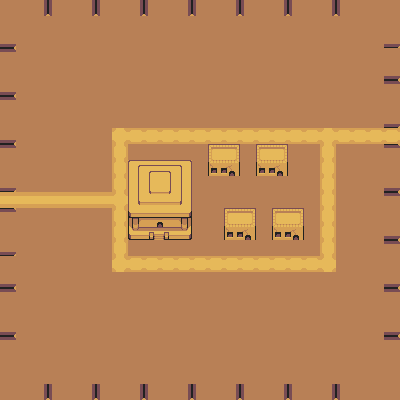

Rendered tile map (Tiled .tmx) drawn with the repository's tilesets; below, a short description and the full map source, tile grids included:
An orthogonal 25x25 tile map with 16x16 px tiles, 2 tile layers (Ground, CollisionMasks) and 11 objects.

<map version="1.5" tiledversion="1.5.0" orientation="orthogonal" renderorder="right-down" width="25" height="25" tilewidth="16" tileheight="16" infinite="0" nextlayerid="4" nextobjectid="12">
 <tileset firstgid="1" source="DesertTileset.tsx" />
 <layer id="1" name="Ground" width="25" height="25">
  <data encoding="csv">
114,114,114,114,114,114,114,114,114,114,114,114,114,114,114,114,114,114,114,114,114,114,114,114,114,
114,114,114,114,114,114,114,114,114,114,114,114,114,114,114,114,114,114,114,114,114,114,114,114,114,
114,114,114,114,114,114,114,114,114,114,114,114,114,114,114,114,114,114,114,114,114,114,114,114,114,
114,114,114,114,114,114,114,114,114,114,114,114,114,114,114,114,114,114,114,114,114,114,114,114,114,
114,114,114,114,114,114,114,114,114,114,114,114,114,114,114,114,114,114,114,114,114,114,114,114,114,
114,114,114,114,114,114,114,114,114,114,114,114,114,114,114,114,114,114,114,114,114,114,114,114,114,
114,114,114,114,114,114,114,114,114,114,114,114,114,114,114,114,114,114,114,114,114,114,114,114,114,
114,114,114,114,114,114,114,114,114,114,114,114,114,114,114,114,114,114,114,114,114,114,114,114,114,
114,114,114,114,114,114,114,114,114,114,114,114,114,114,114,114,114,114,114,114,114,114,114,114,114,
114,114,114,114,114,114,114,114,114,114,114,114,114,114,114,114,114,114,114,114,114,114,114,114,114,
114,114,114,114,114,114,114,114,114,114,114,114,114,114,114,114,114,114,114,114,114,114,114,114,114,
114,114,114,114,114,114,114,114,114,114,114,114,114,114,114,114,114,114,114,114,114,114,114,114,114,
114,114,114,114,114,114,114,114,114,114,114,114,114,114,114,114,114,114,114,114,114,114,114,114,114,
114,114,114,114,114,114,114,114,114,114,114,114,114,114,114,114,114,114,114,114,114,114,114,114,114,
114,114,114,114,114,114,114,114,114,114,114,114,114,114,114,114,114,114,114,114,114,114,114,114,114,
114,114,114,114,114,114,114,114,114,114,114,114,114,114,114,114,114,114,114,114,114,114,114,114,114,
114,114,114,114,114,114,114,114,114,114,114,114,114,114,114,114,114,114,114,114,114,114,114,114,114,
114,114,114,114,114,114,114,114,114,114,114,114,114,114,114,114,114,114,114,114,114,114,114,114,114,
114,114,114,114,114,114,114,114,114,114,114,114,114,114,114,114,114,114,114,114,114,114,114,114,114,
114,114,114,114,114,114,114,114,114,114,114,114,114,114,114,114,114,114,114,114,114,114,114,114,114,
114,114,114,114,114,114,114,114,114,114,114,114,114,114,114,114,114,114,114,114,114,114,114,114,114,
114,114,114,114,114,114,114,114,114,114,114,114,114,114,114,114,114,114,114,114,114,114,114,114,114,
114,114,114,114,114,114,114,114,114,114,114,114,114,114,114,114,114,114,114,114,114,114,114,114,114,
114,114,114,114,114,114,114,114,114,114,114,114,114,114,114,114,114,114,114,114,114,114,114,114,114,
114,114,114,114,114,114,114,114,114,114,114,114,114,114,114,114,114,114,114,114,114,114,114,114,114
</data>
 </layer>
 <layer id="2" name="CollisionMasks" width="25" height="25">
  <data encoding="csv">
114,114,115,113,114,115,113,114,115,113,114,115,113,114,115,113,114,115,113,114,115,113,114,114,114,
1610612850,0,0,0,0,0,0,0,0,0,0,0,0,0,0,0,0,0,0,0,0,0,0,0,1610612850,
1610612849,0,0,0,0,0,0,0,0,0,0,0,0,0,0,0,0,0,0,0,0,0,0,0,1610612849,
1610612851,0,0,0,0,0,0,0,0,0,0,0,0,0,0,0,0,0,0,0,0,0,0,0,1610612850,
1610612850,0,0,0,0,0,0,0,0,0,0,0,0,0,0,0,0,0,0,0,0,0,0,0,1610612849,
1610612849,0,0,0,0,0,0,0,0,0,0,0,0,0,0,0,0,0,0,0,0,0,0,0,1610612851,
1610612851,0,0,0,0,0,0,0,0,0,0,0,0,0,0,0,0,0,0,0,0,0,0,0,1610612850,
1610612850,0,0,0,0,0,0,0,0,0,0,0,0,0,0,0,0,0,0,0,0,0,0,0,1610612849,
1610612849,0,0,0,0,0,0,22,5,5,5,5,5,5,5,5,5,5,5,5,22,5,5,5,5,
1610612851,0,0,0,0,0,0,20,0,0,0,0,0,159,160,0,159,160,0,0,20,0,0,0,1610612851,
1610612850,0,0,0,0,0,0,20,127,128,129,130,0,173,174,0,173,174,0,0,20,0,0,0,1610612850,
1610612849,0,0,0,0,0,0,20,141,142,143,144,0,0,0,0,0,0,0,0,20,0,0,0,1610612849,
2,2,2,2,2,2,2,22,155,156,157,158,0,0,0,0,0,0,0,0,20,0,0,0,1610612851,
1610612851,0,0,0,0,0,0,20,169,170,171,172,0,0,159,160,0,159,160,0,20,0,0,0,1610612850,
1610612850,0,0,0,0,0,0,20,183,184,185,186,0,0,173,174,0,173,174,0,20,0,0,0,1610612849,
1610612849,0,0,0,0,0,0,20,0,0,0,0,0,0,0,0,0,0,0,0,20,0,0,0,1610612851,
1610612850,0,0,0,0,0,0,22,5,5,5,5,5,5,5,5,5,5,5,5,22,0,0,0,1610612850,
1610612849,0,0,0,0,0,0,0,0,0,0,0,0,0,0,0,0,0,0,0,0,0,0,0,1610612849,
1610612851,0,0,0,0,0,0,0,0,0,0,0,0,0,0,0,0,0,0,0,0,0,0,0,1610612851,
1610612850,0,0,0,0,0,0,0,0,0,0,0,0,0,0,0,0,0,0,0,0,0,0,0,1610612850,
1610612849,0,0,0,0,0,0,0,0,0,0,0,0,0,0,0,0,0,0,0,0,0,0,0,1610612849,
1610612851,0,0,0,0,0,0,0,0,0,0,0,0,0,0,0,0,0,0,0,0,0,0,0,1610612851,
1610612850,0,0,0,0,0,0,0,0,0,0,0,0,0,0,0,0,0,0,0,0,0,0,0,1610612850,
114,0,0,0,0,0,0,0,0,0,0,0,0,0,0,0,0,0,0,0,0,0,0,0,114,
114,114,115,113,114,115,113,114,115,113,114,115,113,114,115,113,114,115,113,114,115,113,114,114,114
</data>
 </layer>
 <objectgroup id="3" name="MasksCollisions">
  <object id="1" x="0.486204" y="1.45861" width="14.5861" height="187.675" />
  <object id="2" x="-1.94482" y="209.554" width="18.4758" height="189.62" />
  <object id="3" x="0.972408" y="383.129" width="398.201" height="15.0723" />
  <object id="4" x="384.101" y="143.916" width="17.0171" height="256.229" />
  <object id="5" x="0.486204" y="-0.972408" width="398.687" height="15.5585" />
  <object id="6" x="383.615" y="-0.486204" width="17.9895" height="126.413" />
  <object id="7" x="126.899" y="159.961" width="65.1513" height="81.6823" />
  <object id="8" x="208.095" y="142.458" width="32.0895" height="35.0067" />
  <object id="9" x="257.202" y="143.43" width="30.6308" height="33.0619" />
  <object id="10" x="223.654" y="208.095" width="32.0895" height="31.1171" />
  <object id="11" x="271.302" y="208.095" width="32.5757" height="32.5757" />
 </objectgroup>
</map>
